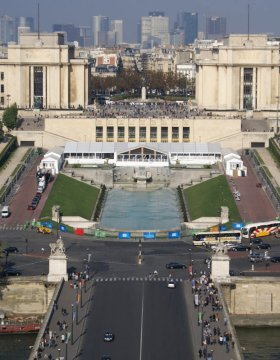
#> input picture input-left.jpg, 280 x 360 px
$ python test2.py   (older library calls are emulated)
#> lines starting #> are read from the running program, lines starting #| are printed output that depends on the picture; after the words box and inside, x2 and y2 are one past the last pixel; in counts of white or black regions, pixels touching at a corner belong together; long printed decimals are rounded
from skimage.measure import compare_ssim
import argparse
import imutils
import cv2
import numpy as np

# load the two input images
imageA = cv2.imread("input-left.jpg")
#> imageA is the input picture: shape (360, 280, 3); mean B, G, R 116.1, 121.6, 125.2
imageB = cv2.imread("input-right.jpg")
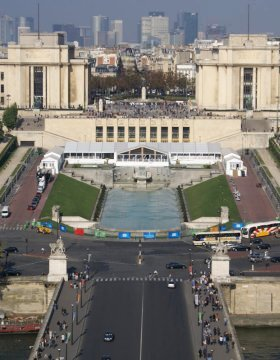
#> input picture input-right.jpg, 280 x 360 px
#> imageB is the input picture: shape (360, 280, 3); mean B, G, R 116.3, 121.9, 125.4
cv2.imshow("Or", imageA)

# convert the images to grayscale
grayA = cv2.cvtColor(imageA, cv2.COLOR_BGR2GRAY)
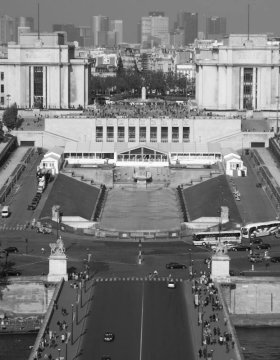
#> grayA: shape (360, 280); min 7, max 255, mean 122
grayB = cv2.cvtColor(imageB, cv2.COLOR_BGR2GRAY)

(score, diff) = compare_ssim(grayA, grayB, full=True)
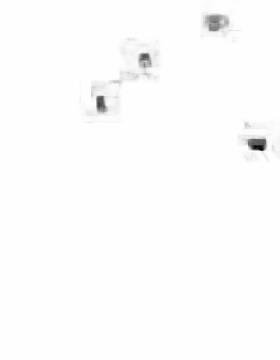
#> diff: shape (360, 280) float64; min -0.631, max 1, mean 0.99; drawn with min black and max white
#> score = 0.989
diff = (diff * 255).astype("uint8")
print("SSIM: {}".format(score))
#| SSIM: 0.9893

thresh = cv2.threshold(diff, 0, 255,
	cv2.THRESH_BINARY_INV | cv2.THRESH_OTSU)[1]
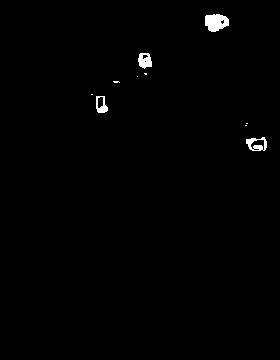
#> thresh: shape (360, 280); 0.78% white; 10 white regions (6 under 20 px)
cnts = cv2.findContours(thresh.copy(), cv2.RETR_EXTERNAL,
	cv2.CHAIN_APPROX_SIMPLE)
#> cnts = 10 contours, 6 with area under 20; largest, box (x1, y1, x2, y2) and area: (205, 14, 229, 32) 298, (246, 137, 267, 151) 205, (138, 53, 152, 69) 152, (96, 96, 108, 113) 140
cnts = imutils.grab_contours(cnts)

# loop over the contours
i = 0
for c in cnts:
	# compute the bounding box of the contour and then draw the
	# bounding box on both input images to represent where the two
	# images differ
	(x, y, w, h) = cv2.boundingRect(c)
	cooX = (x+(w/2))
	cooY = (y-(h/2))
	print("coordination("+str(i)+") ="+str(cooX)+","+str(cooY))
	cv2.rectangle(imageA, (x, y), (x + w, y + h), (0, 0, 255), 2)
	cv2.rectangle(imageB, (x, y), (x + w, y + h), (0, 0, 255), 2)
	i = i + 1
#> this loop made 10 passes
#> (x, y, w, h, cooX, cooY) on passes 1, 4, 6, 7, 9, 10: (246, 137, 21, 14, 256.5, 130), (96, 96, 12, 17, 102, 87.5), (113, 81, 7, 2, 116.5, 80), (137, 76, 1, 1, 137.5, 75.5), (138, 53, 14, 16, 145, 45), (205, 14, 24, 18, 217, 5)
#> (c, x, y, w, h, cooX, cooY) on passes 2, 3, 5, 8: ([[245, 125], [246, 125]], 245, 125, 2, 1, 246, 124.5), ([[246, 123], [247, 123]], 246, 123, 2, 1, 247, 122.5), ([[91, 94], [92, 94]], 91, 94, 2, 1, 92, 93.5), ([[144, 73], [145, 74], [146, 74], [146, 73]], 144, 73, 3, 2, 145.5, 72)
#| coordination(0) =256.5,130.0
#| coordination(1) =246.0,124.5
#| coordination(2) =247.0,122.5
#| coordination(3) =102.0,87.5
#| coordination(4) =92.0,93.5
#| coordination(5) =116.5,80.0
#| coordination(6) =137.5,75.5
#| coordination(7) =145.5,72.0
#> (further printed lines are left out)
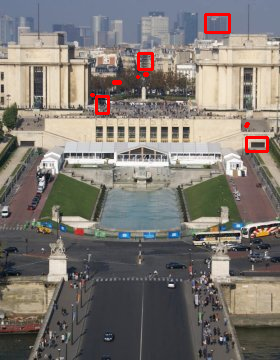
#> imageA: shape (360, 280, 3); 0.92% of pixels changed, all inside (x1, y1, x2, y2) = (90, 13, 269, 153)
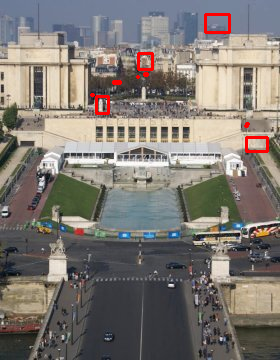
#> imageB: shape (360, 280, 3); 0.92% of pixels changed, all inside (x1, y1, x2, y2) = (90, 13, 269, 153)
#> after the loop, i = 10

# show the output images
cv2.imshow("input-left", imageA)
cv2.imshow("input-right", imageB)
cv2.imshow("Differential Gray Scale", diff)
cv2.imshow("Differential Binary Scale", thresh)
cv2.waitKey(0)
